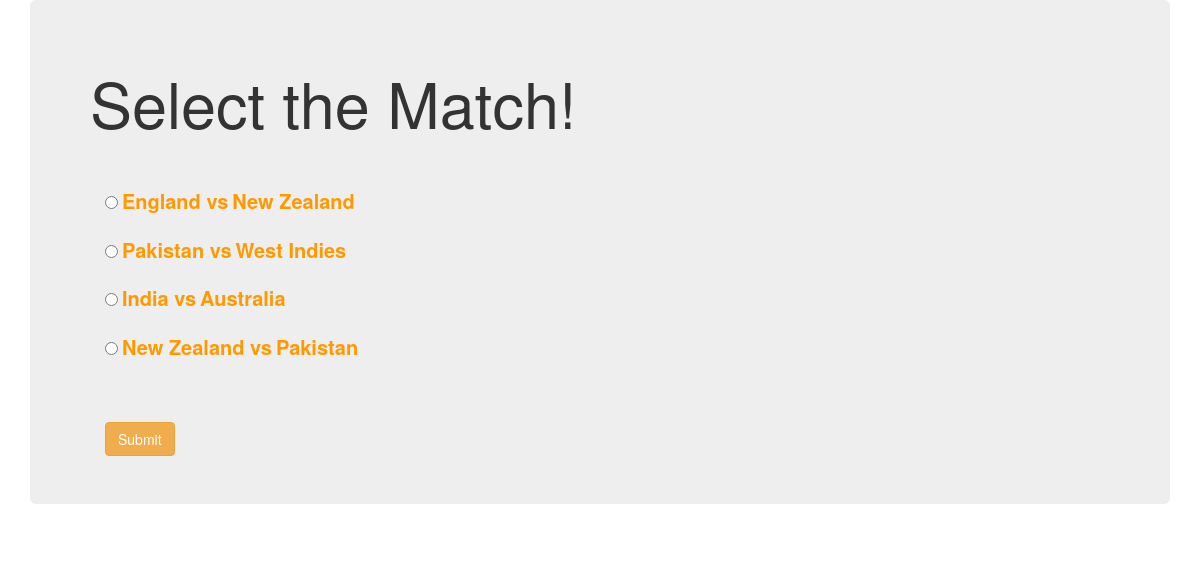
Page /team/ on the earlier database version.
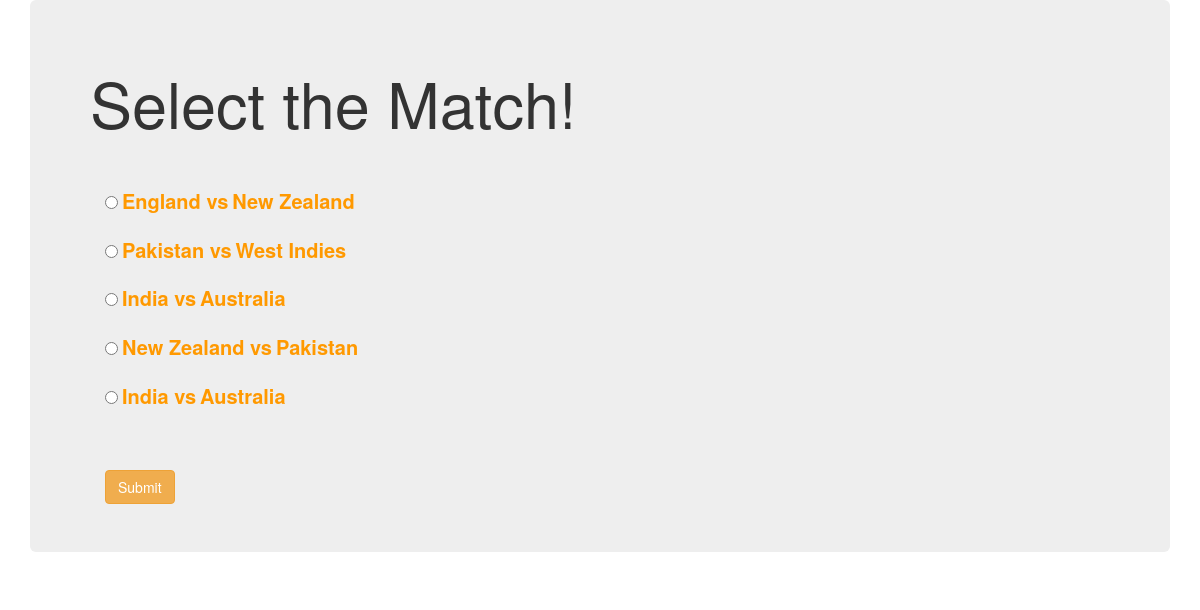
Same page on the later database version.
### Yorking/models.py (models this page shows)
class match_user(models.Model):
    match_id=models.CharField(primary_key=True,default=uuid_hex,max_length=100,editable=False)
    country1=models.CharField(max_length=200)
    country2=models.CharField(max_length=200)
    status=models.CharField(max_length=200,default='Not occured')

### Yorking/views.py (the view)
# urls.py: path('team/',views.select_team,name="select_team"),
def select_team(request):
    match_user_obj=match_user.objects.filter(status__exact='Available').values()
    if len(match_user_obj)==0:
        error="No Matches Available! Come back Later Some time"
    else:
        error=False
    return render(request,'Yorking/team.html',{'error':error,'matches':match_user_obj})

### templates/Yorking/team.html (shortened to what this page needs)
<!DOCTYPE html>
{% load static %}
<html lang="en" dir="ltr">
  <head>
    <link rel="stylesheet" href="https://maxcdn.bootstrapcdn.com/bootstrap/3.3.7/css/bootstrap.min.css">
  </head>
  <body>
    <div class="container">
      <div class="jumbotron">
        <h1>Select the Match!</h1>
        <br><br>
        <div class="container">
          <form action="{% url 'Yorking:playerss' %}" method="POST">
            {% for i in matches %}
            <div class="form-group">
              <input type="radio" name="matchid" value={{i.match_id}}>
              <label for="player" style="color:#ff9900; font-size:20px">{{i.country1}} vs</label>
              <label for="player" style="color:#ff9900; font-size:20px"> {{i.country2}}</label><p></p>
            </div>
            {% endfor %}
            <br><br>
            <button type="submit" name='submit' class="btn btn-warning margin-bottom button">Submit</button>
          </form>
        </div>
      </div>
    </div>
  </body>
</html>

Differences in the rows shown:
added match_user: country1 "India", country2 "Australia"
